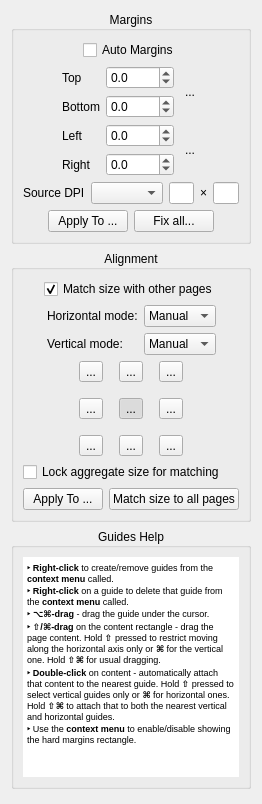
<?xml version="1.0" encoding="UTF-8"?>
<ui version="4.0">
 <class>page_layout::OptionsWidget</class>
 <widget class="QWidget" name="page_layout::OptionsWidget">
  <property name="geometry">
   <rect>
    <x>0</x>
    <y>0</y>
    <width>232</width>
    <height>804</height>
   </rect>
  </property>
  <property name="windowTitle">
   <string>Form</string>
  </property>
  <layout class="QVBoxLayout" name="verticalLayout_4">
   <item>
    <widget class="CollapsibleGroupBox" name="marginsGroup">
     <property name="title">
      <string>Margins</string>
     </property>
     <property name="alignment">
      <set>Qt::AlignCenter</set>
     </property>
     <layout class="QVBoxLayout" name="verticalLayout">
      <item>
       <layout class="QHBoxLayout" name="horizontalLayout">
        <item>
         <spacer name="horizontalSpacer_4">
          <property name="orientation">
           <enum>Qt::Horizontal</enum>
          </property>
          <property name="sizeHint" stdset="0">
           <size>
            <width>1</width>
            <height>1</height>
           </size>
          </property>
         </spacer>
        </item>
        <item>
         <widget class="QCheckBox" name="autoMargins">
          <property name="text">
           <string>Auto Margins</string>
          </property>
          <property name="checked">
           <bool>false</bool>
          </property>
         </widget>
        </item>
        <item>
         <spacer name="horizontalSpacer_2">
          <property name="orientation">
           <enum>Qt::Horizontal</enum>
          </property>
          <property name="sizeHint" stdset="0">
           <size>
            <width>1</width>
            <height>1</height>
           </size>
          </property>
         </spacer>
        </item>
       </layout>
      </item>
      <item>
       <layout class="QHBoxLayout" name="horizontalLayout_2">
        <item>
         <spacer name="horizontalSpacer_3">
          <property name="orientation">
           <enum>Qt::Horizontal</enum>
          </property>
          <property name="sizeHint" stdset="0">
           <size>
            <width>1</width>
            <height>1</height>
           </size>
          </property>
         </spacer>
        </item>
        <item>
         <layout class="QGridLayout" name="gridLayout">
          <item row="0" column="2" rowspan="2">
           <widget class="QToolButton" name="topBottomLink">
            <property name="minimumSize">
             <size>
              <width>20</width>
              <height>36</height>
             </size>
            </property>
            <property name="maximumSize">
             <size>
              <width>20</width>
              <height>36</height>
             </size>
            </property>
            <property name="styleSheet">
             <string notr="true">QToolButton:!hover {
  padding: 0;
  border: none;
  background-color: transparent;
}

QToolButton:hover {
  padding: 0;
  border: 1px solid palette(highlight);
  background-color: palette(base);
}

QToolButton:pressed {
  padding: 0;
  border: 1px solid palette(highlight);
  background-color: palette(alternative-base);
}</string>
            </property>
            <property name="text">
             <string>...</string>
            </property>
            <property name="icon">
             <iconset resource="../../../resources/resources.qrc">
              <normaloff>:/icons/stock-vchain.svg</normaloff>:/icons/stock-vchain.svg</iconset>
            </property>
            <property name="iconSize">
             <size>
              <width>18</width>
              <height>24</height>
             </size>
            </property>
           </widget>
          </item>
          <item row="0" column="0">
           <widget class="QLabel" name="label">
            <property name="text">
             <string>Top</string>
            </property>
           </widget>
          </item>
          <item row="3" column="0">
           <widget class="QLabel" name="label_4">
            <property name="text">
             <string>Right</string>
            </property>
           </widget>
          </item>
          <item row="2" column="0">
           <widget class="QLabel" name="label_3">
            <property name="text">
             <string>Left</string>
            </property>
           </widget>
          </item>
          <item row="2" column="2" rowspan="2">
           <widget class="QToolButton" name="leftRightLink">
            <property name="minimumSize">
             <size>
              <width>20</width>
              <height>36</height>
             </size>
            </property>
            <property name="maximumSize">
             <size>
              <width>20</width>
              <height>36</height>
             </size>
            </property>
            <property name="styleSheet">
             <string notr="true">QToolButton:!hover {
  padding: 0;
  border: none;
  background-color: transparent;
}

QToolButton:hover {
  padding: 0;
  border: 1px solid palette(highlight);
  background-color: palette(base);
}

QToolButton:pressed {
  padding: 0;
  border: 1px solid palette(highlight);
  background-color: palette(alternative-base);
}</string>
            </property>
            <property name="text">
             <string>...</string>
            </property>
            <property name="icon">
             <iconset resource="../../../resources/resources.qrc">
              <normaloff>:/icons/stock-vchain.svg</normaloff>:/icons/stock-vchain.svg</iconset>
            </property>
            <property name="iconSize">
             <size>
              <width>18</width>
              <height>24</height>
             </size>
            </property>
            <property name="checked">
             <bool>false</bool>
            </property>
           </widget>
          </item>
          <item row="0" column="1">
           <widget class="QDoubleSpinBox" name="topMarginSpinBox">
            <property name="decimals">
             <number>1</number>
            </property>
            <property name="minimum">
             <double>-9999.000000000000000</double>
            </property>
            <property name="maximum">
             <double>9999.000000000000000</double>
            </property>
           </widget>
          </item>
          <item row="1" column="1">
           <widget class="QDoubleSpinBox" name="bottomMarginSpinBox">
            <property name="decimals">
             <number>1</number>
            </property>
            <property name="minimum">
             <double>-9999.000000000000000</double>
            </property>
            <property name="maximum">
             <double>9999.000000000000000</double>
            </property>
           </widget>
          </item>
          <item row="2" column="1">
           <widget class="QDoubleSpinBox" name="leftMarginSpinBox">
            <property name="decimals">
             <number>1</number>
            </property>
            <property name="minimum">
             <double>-9999.000000000000000</double>
            </property>
            <property name="maximum">
             <double>9999.000000000000000</double>
            </property>
           </widget>
          </item>
          <item row="1" column="0">
           <widget class="QLabel" name="label_2">
            <property name="text">
             <string>Bottom</string>
            </property>
           </widget>
          </item>
          <item row="3" column="1">
           <widget class="QDoubleSpinBox" name="rightMarginSpinBox">
            <property name="decimals">
             <number>1</number>
            </property>
            <property name="minimum">
             <double>-9999.000000000000000</double>
            </property>
            <property name="maximum">
             <double>9999.000000000000000</double>
            </property>
           </widget>
          </item>
         </layout>
        </item>
        <item>
         <spacer name="horizontalSpacer">
          <property name="orientation">
           <enum>Qt::Horizontal</enum>
          </property>
          <property name="sizeHint" stdset="0">
           <size>
            <width>1</width>
            <height>1</height>
           </size>
          </property>
         </spacer>
        </item>
       </layout>
      </item>
      <item>
       <layout class="QHBoxLayout" name="sourceDpiLayout">
        <item>
         <widget class="QLabel" name="sourceDpiLabel">
          <property name="text">
           <string>Source DPI</string>
          </property>
         </widget>
        </item>
        <item>
         <widget class="QComboBox" name="sourceDpiCombo"/>
        </item>
        <item>
         <widget class="QLineEdit" name="sourceXDpi">
          <property name="maximumSize">
           <size>
            <width>40</width>
            <height>16777215</height>
           </size>
          </property>
         </widget>
        </item>
        <item>
         <widget class="QLabel" name="sourceDpiTimesLabel">
          <property name="text">
           <string notr="true">×</string>
          </property>
         </widget>
        </item>
        <item>
         <widget class="QLineEdit" name="sourceYDpi">
          <property name="maximumSize">
           <size>
            <width>40</width>
            <height>16777215</height>
           </size>
          </property>
         </widget>
        </item>
       </layout>
      </item>
      <item>
       <layout class="QHBoxLayout" name="horizontalLayout_5">
        <item>
         <spacer name="horizontalSpacer_9">
          <property name="orientation">
           <enum>Qt::Horizontal</enum>
          </property>
          <property name="sizeHint" stdset="0">
           <size>
            <width>1</width>
            <height>1</height>
           </size>
          </property>
         </spacer>
        </item>
        <item>
         <widget class="QPushButton" name="applyMarginsBtn">
          <property name="text">
           <string>Apply To ...</string>
          </property>
         </widget>
        </item>
        <item>
         <widget class="QPushButton" name="fixDpiBtn">
          <property name="text">
           <string>Fix all...</string>
          </property>
         </widget>
        </item>
        <item>
         <spacer name="horizontalSpacer_10">
          <property name="orientation">
           <enum>Qt::Horizontal</enum>
          </property>
          <property name="sizeHint" stdset="0">
           <size>
            <width>1</width>
            <height>1</height>
           </size>
          </property>
         </spacer>
        </item>
       </layout>
      </item>
     </layout>
    </widget>
   </item>
   <item>
    <widget class="CollapsibleGroupBox" name="alignmentGroup">
     <property name="title">
      <string>Alignment</string>
     </property>
     <property name="alignment">
      <set>Qt::AlignCenter</set>
     </property>
     <layout class="QVBoxLayout" name="verticalLayout_2">
      <property name="topMargin">
       <number>9</number>
      </property>
      <property name="rightMargin">
       <number>9</number>
      </property>
      <item>
       <layout class="QHBoxLayout" name="horizontalLayout_7">
        <item>
         <spacer name="horizontalSpacer_7">
          <property name="orientation">
           <enum>Qt::Horizontal</enum>
          </property>
          <property name="sizeHint" stdset="0">
           <size>
            <width>1</width>
            <height>1</height>
           </size>
          </property>
         </spacer>
        </item>
        <item>
         <widget class="QCheckBox" name="alignWithOthersCB">
          <property name="text">
           <string>Match size with other pages</string>
          </property>
          <property name="checked">
           <bool>true</bool>
          </property>
         </widget>
        </item>
        <item>
         <spacer name="horizontalSpacer_8">
          <property name="orientation">
           <enum>Qt::Horizontal</enum>
          </property>
          <property name="sizeHint" stdset="0">
           <size>
            <width>1</width>
            <height>1</height>
           </size>
          </property>
         </spacer>
        </item>
       </layout>
      </item>
      <item>
       <layout class="QHBoxLayout" name="horizontalLayout_9">
        <item>
         <spacer name="horizontalSpacer_17">
          <property name="orientation">
           <enum>Qt::Horizontal</enum>
          </property>
          <property name="sizeHint" stdset="0">
           <size>
            <width>1</width>
            <height>1</height>
           </size>
          </property>
         </spacer>
        </item>
        <item>
         <layout class="QGridLayout" name="gridLayout_3">
          <item row="0" column="0">
           <widget class="QLabel" name="hAlignmentModeLabel">
            <property name="text">
             <string>Horizontal mode:</string>
            </property>
           </widget>
          </item>
          <item row="1" column="0">
           <widget class="QLabel" name="vAlignmentModeLabel">
            <property name="text">
             <string>Vertical mode:</string>
            </property>
           </widget>
          </item>
          <item row="0" column="1">
           <widget class="QComboBox" name="hAlignmentModeCB">
            <property name="currentIndex">
             <number>1</number>
            </property>
            <item>
             <property name="text">
              <string comment="auto">Auto</string>
             </property>
            </item>
            <item>
             <property name="text">
              <string comment="manual">Manual</string>
             </property>
            </item>
            <item>
             <property name="text">
              <string comment="original">Original</string>
             </property>
            </item>
           </widget>
          </item>
          <item row="1" column="1">
           <widget class="QComboBox" name="vAlignmentModeCB">
            <property name="currentIndex">
             <number>1</number>
            </property>
            <item>
             <property name="text">
              <string comment="auto">Auto</string>
             </property>
            </item>
            <item>
             <property name="text">
              <string comment="manual">Manual</string>
             </property>
            </item>
            <item>
             <property name="text">
              <string comment="original">Original</string>
             </property>
            </item>
           </widget>
          </item>
         </layout>
        </item>
        <item>
         <spacer name="horizontalSpacer_18">
          <property name="orientation">
           <enum>Qt::Horizontal</enum>
          </property>
          <property name="sizeHint" stdset="0">
           <size>
            <width>1</width>
            <height>1</height>
           </size>
          </property>
         </spacer>
        </item>
       </layout>
      </item>
      <item>
       <layout class="QHBoxLayout" name="horizontalLayout_4">
        <item>
         <spacer name="horizontalSpacer_6">
          <property name="orientation">
           <enum>Qt::Horizontal</enum>
          </property>
          <property name="sizeHint" stdset="0">
           <size>
            <width>1</width>
            <height>1</height>
           </size>
          </property>
         </spacer>
        </item>
        <item>
         <layout class="QGridLayout" name="gridLayout_2">
          <property name="spacing">
           <number>16</number>
          </property>
          <item row="0" column="0">
           <widget class="QToolButton" name="alignTopLeftBtn">
            <property name="text">
             <string>...</string>
            </property>
            <property name="icon">
             <iconset resource="../../../resources/resources.qrc">
              <normaloff>:/icons/stock-gravity-north-west.svg</normaloff>:/icons/stock-gravity-north-west.svg</iconset>
            </property>
            <property name="iconSize">
             <size>
              <width>24</width>
              <height>24</height>
             </size>
            </property>
            <property name="checkable">
             <bool>true</bool>
            </property>
            <property name="autoExclusive">
             <bool>true</bool>
            </property>
           </widget>
          </item>
          <item row="0" column="1">
           <widget class="QToolButton" name="alignTopBtn">
            <property name="text">
             <string>...</string>
            </property>
            <property name="icon">
             <iconset resource="../../../resources/resources.qrc">
              <normaloff>:/icons/stock-gravity-north.svg</normaloff>:/icons/stock-gravity-north.svg</iconset>
            </property>
            <property name="iconSize">
             <size>
              <width>24</width>
              <height>24</height>
             </size>
            </property>
            <property name="checkable">
             <bool>true</bool>
            </property>
            <property name="autoExclusive">
             <bool>true</bool>
            </property>
           </widget>
          </item>
          <item row="0" column="2">
           <widget class="QToolButton" name="alignTopRightBtn">
            <property name="text">
             <string>...</string>
            </property>
            <property name="icon">
             <iconset resource="../../../resources/resources.qrc">
              <normaloff>:/icons/stock-gravity-north-east.svg</normaloff>:/icons/stock-gravity-north-east.svg</iconset>
            </property>
            <property name="iconSize">
             <size>
              <width>24</width>
              <height>24</height>
             </size>
            </property>
            <property name="checkable">
             <bool>true</bool>
            </property>
            <property name="autoExclusive">
             <bool>true</bool>
            </property>
           </widget>
          </item>
          <item row="1" column="0">
           <widget class="QToolButton" name="alignLeftBtn">
            <property name="text">
             <string>...</string>
            </property>
            <property name="icon">
             <iconset resource="../../../resources/resources.qrc">
              <normaloff>:/icons/stock-gravity-west.svg</normaloff>:/icons/stock-gravity-west.svg</iconset>
            </property>
            <property name="iconSize">
             <size>
              <width>24</width>
              <height>24</height>
             </size>
            </property>
            <property name="checkable">
             <bool>true</bool>
            </property>
            <property name="autoExclusive">
             <bool>true</bool>
            </property>
           </widget>
          </item>
          <item row="1" column="1">
           <widget class="QToolButton" name="alignCenterBtn">
            <property name="text">
             <string>...</string>
            </property>
            <property name="icon">
             <iconset resource="../../../resources/resources.qrc">
              <normaloff>:/icons/stock-center.svg</normaloff>:/icons/stock-center.svg</iconset>
            </property>
            <property name="iconSize">
             <size>
              <width>24</width>
              <height>24</height>
             </size>
            </property>
            <property name="checkable">
             <bool>true</bool>
            </property>
            <property name="checked">
             <bool>true</bool>
            </property>
            <property name="autoExclusive">
             <bool>true</bool>
            </property>
           </widget>
          </item>
          <item row="1" column="2">
           <widget class="QToolButton" name="alignRightBtn">
            <property name="text">
             <string>...</string>
            </property>
            <property name="icon">
             <iconset resource="../../../resources/resources.qrc">
              <normaloff>:/icons/stock-gravity-east.svg</normaloff>:/icons/stock-gravity-east.svg</iconset>
            </property>
            <property name="iconSize">
             <size>
              <width>24</width>
              <height>24</height>
             </size>
            </property>
            <property name="checkable">
             <bool>true</bool>
            </property>
            <property name="autoExclusive">
             <bool>true</bool>
            </property>
           </widget>
          </item>
          <item row="2" column="0">
           <widget class="QToolButton" name="alignBottomLeftBtn">
            <property name="text">
             <string>...</string>
            </property>
            <property name="icon">
             <iconset resource="../../../resources/resources.qrc">
              <normaloff>:/icons/stock-gravity-south-west.svg</normaloff>:/icons/stock-gravity-south-west.svg</iconset>
            </property>
            <property name="iconSize">
             <size>
              <width>24</width>
              <height>24</height>
             </size>
            </property>
            <property name="checkable">
             <bool>true</bool>
            </property>
            <property name="autoExclusive">
             <bool>true</bool>
            </property>
           </widget>
          </item>
          <item row="2" column="1">
           <widget class="QToolButton" name="alignBottomBtn">
            <property name="text">
             <string>...</string>
            </property>
            <property name="icon">
             <iconset resource="../../../resources/resources.qrc">
              <normaloff>:/icons/stock-gravity-south.svg</normaloff>:/icons/stock-gravity-south.svg</iconset>
            </property>
            <property name="iconSize">
             <size>
              <width>24</width>
              <height>24</height>
             </size>
            </property>
            <property name="checkable">
             <bool>true</bool>
            </property>
            <property name="autoExclusive">
             <bool>true</bool>
            </property>
           </widget>
          </item>
          <item row="2" column="2">
           <widget class="QToolButton" name="alignBottomRightBtn">
            <property name="text">
             <string>...</string>
            </property>
            <property name="icon">
             <iconset resource="../../../resources/resources.qrc">
              <normaloff>:/icons/stock-gravity-south-east.svg</normaloff>:/icons/stock-gravity-south-east.svg</iconset>
            </property>
            <property name="iconSize">
             <size>
              <width>24</width>
              <height>24</height>
             </size>
            </property>
            <property name="checkable">
             <bool>true</bool>
            </property>
            <property name="autoExclusive">
             <bool>true</bool>
            </property>
           </widget>
          </item>
         </layout>
        </item>
        <item>
         <spacer name="horizontalSpacer_5">
          <property name="orientation">
           <enum>Qt::Horizontal</enum>
          </property>
          <property name="sizeHint" stdset="0">
           <size>
            <width>1</width>
            <height>1</height>
           </size>
          </property>
         </spacer>
        </item>
       </layout>
      </item>
      <item>
       <widget class="QCheckBox" name="freezeAggregateHardSizeCb">
        <property name="toolTip">
         <string>Keep the aggregate page size used for matching fixed while you switch pages, so the reference dimensions do not jump.</string>
        </property>
        <property name="text">
         <string>Lock aggregate size for matching</string>
        </property>
       </widget>
      </item>
      <item>
       <layout class="QHBoxLayout" name="horizontalLayout_6">
        <item>
         <spacer name="horizontalSpacer_11">
          <property name="orientation">
           <enum>Qt::Horizontal</enum>
          </property>
          <property name="sizeHint" stdset="0">
           <size>
            <width>1</width>
            <height>1</height>
           </size>
          </property>
         </spacer>
        </item>
        <item>
         <widget class="QPushButton" name="applyAlignmentBtn">
          <property name="text">
           <string>Apply To ...</string>
          </property>
         </widget>
        </item>
        <item>
         <widget class="QPushButton" name="matchSizeToAllBtn">
          <property name="text">
           <string>Match size to all pages</string>
          </property>
          <property name="toolTip">
           <string>Apply &quot;Match size with other pages&quot; to every page so they all share the same output size.</string>
          </property>
         </widget>
        </item>
        <item>
         <spacer name="horizontalSpacer_12">
          <property name="orientation">
           <enum>Qt::Horizontal</enum>
          </property>
          <property name="sizeHint" stdset="0">
           <size>
            <width>1</width>
            <height>1</height>
           </size>
          </property>
         </spacer>
        </item>
       </layout>
      </item>
     </layout>
    </widget>
   </item>
   <item>
    <widget class="CollapsibleGroupBox" name="groupBox">
     <property name="sizePolicy">
      <sizepolicy hsizetype="Preferred" vsizetype="Preferred">
       <horstretch>0</horstretch>
       <verstretch>0</verstretch>
      </sizepolicy>
     </property>
     <property name="title">
      <string>Guides Help</string>
     </property>
     <property name="alignment">
      <set>Qt::AlignCenter</set>
     </property>
     <layout class="QVBoxLayout" name="verticalLayout_6">
      <property name="sizeConstraint">
       <enum>QLayout::SetDefaultConstraint</enum>
      </property>
      <item>
       <widget class="QTextBrowser" name="textBrowser">
        <property name="sizePolicy">
         <sizepolicy hsizetype="Expanding" vsizetype="Expanding">
          <horstretch>0</horstretch>
          <verstretch>0</verstretch>
         </sizepolicy>
        </property>
        <property name="minimumSize">
         <size>
          <width>0</width>
          <height>220</height>
         </size>
        </property>
        <property name="baseSize">
         <size>
          <width>0</width>
          <height>0</height>
         </size>
        </property>
        <property name="acceptDrops">
         <bool>false</bool>
        </property>
        <property name="toolTip">
         <string/>
        </property>
        <property name="toolTipDuration">
         <number>-1</number>
        </property>
        <property name="statusTip">
         <string/>
        </property>
        <property name="autoFillBackground">
         <bool>false</bool>
        </property>
        <property name="frameShape">
         <enum>QFrame::NoFrame</enum>
        </property>
        <property name="frameShadow">
         <enum>QFrame::Plain</enum>
        </property>
        <property name="verticalScrollBarPolicy">
         <enum>Qt::ScrollBarAlwaysOff</enum>
        </property>
        <property name="horizontalScrollBarPolicy">
         <enum>Qt::ScrollBarAlwaysOff</enum>
        </property>
        <property name="sizeAdjustPolicy">
         <enum>QAbstractScrollArea::AdjustToContentsOnFirstShow</enum>
        </property>
        <property name="autoFormatting">
         <set>QTextEdit::AutoNone</set>
        </property>
        <property name="lineWrapMode">
         <enum>QTextEdit::WidgetWidth</enum>
        </property>
        <property name="readOnly">
         <bool>true</bool>
        </property>
        <property name="html">
         <string>&lt;!DOCTYPE HTML PUBLIC &quot;-//W3C//DTD HTML 4.0//EN&quot; &quot;http://www.w3.org/TR/REC-html40/strict.dtd&quot;&gt;
&lt;html&gt;&lt;head&gt;&lt;meta name=&quot;qrichtext&quot; content=&quot;1&quot; /&gt;&lt;style type=&quot;text/css&quot;&gt;
p, li { white-space: pre-wrap; }
&lt;/style&gt;&lt;/head&gt;&lt;body style=&quot; font-family:'MS Shell Dlg 2'; font-size:8.25pt; font-weight:400; font-style:normal;&quot;&gt;
&lt;p style=&quot; margin-top:0px; margin-bottom:0px; margin-left:0px; margin-right:0px; -qt-block-indent:0; text-indent:0px;&quot;&gt;&lt;span style=&quot; font-size:7pt; font-weight:600;&quot;&gt;‣ Right-click&lt;/span&gt;&lt;span style=&quot; font-size:7pt;&quot;&gt; to create/remove guides from the &lt;/span&gt;&lt;span style=&quot; font-size:7pt; font-weight:600;&quot;&gt;context menu&lt;/span&gt;&lt;span style=&quot; font-size:7pt;&quot;&gt; called.&lt;/span&gt;&lt;/p&gt;
&lt;p style=&quot; margin-top:0px; margin-bottom:0px; margin-left:0px; margin-right:0px; -qt-block-indent:0; text-indent:0px;&quot;&gt;&lt;span style=&quot; font-size:7pt; font-weight:600;&quot;&gt;‣ Right-click&lt;/span&gt;&lt;span style=&quot; font-size:7pt;&quot;&gt; on a guide to delete that guide from the &lt;/span&gt;&lt;span style=&quot; font-size:7pt; font-weight:600;&quot;&gt;context menu&lt;/span&gt;&lt;span style=&quot; font-size:7pt;&quot;&gt; called.&lt;/span&gt;&lt;/p&gt;
&lt;p style=&quot; margin-top:0px; margin-bottom:0px; margin-left:0px; margin-right:0px; -qt-block-indent:0; text-indent:0px;&quot;&gt;&lt;span style=&quot; font-size:7pt; font-weight:600;&quot;&gt;‣ ⌥⌘-drag&lt;/span&gt;&lt;span style=&quot; font-size:7pt;&quot;&gt; - drag the guide under the cursor.&lt;/span&gt;&lt;/p&gt;
&lt;p style=&quot; margin-top:0px; margin-bottom:0px; margin-left:0px; margin-right:0px; -qt-block-indent:0; text-indent:0px;&quot;&gt;&lt;span style=&quot; font-size:7pt; font-weight:600;&quot;&gt;‣ ⇧/⌘-drag&lt;/span&gt;&lt;span style=&quot; font-size:7pt;&quot;&gt; on the content rectangle - drag the page content. Hold &lt;/span&gt;&lt;span style=&quot; font-size:7pt; font-weight:600;&quot;&gt;⇧&lt;/span&gt;&lt;span style=&quot; font-size:7pt;&quot;&gt; pressed to restrict moving along the horizontal axis only or &lt;/span&gt;&lt;span style=&quot; font-size:7pt; font-weight:600;&quot;&gt;⌘&lt;/span&gt;&lt;span style=&quot; font-size:7pt;&quot;&gt; for the vertical one. Hold &lt;/span&gt;&lt;span style=&quot; font-size:7pt; font-weight:600;&quot;&gt;⇧⌘&lt;/span&gt;&lt;span style=&quot; font-size:7pt;&quot;&gt; for usual dragging.&lt;/span&gt;&lt;/p&gt;
&lt;p style=&quot; margin-top:0px; margin-bottom:0px; margin-left:0px; margin-right:0px; -qt-block-indent:0; text-indent:0px;&quot;&gt;&lt;span style=&quot; font-size:7pt; font-weight:600;&quot;&gt;‣ Double-click&lt;/span&gt;&lt;span style=&quot; font-size:7pt;&quot;&gt; on content - automatically attach that content to the nearest guide. Hold &lt;/span&gt;&lt;span style=&quot; font-size:7pt; font-weight:600;&quot;&gt;⇧&lt;/span&gt;&lt;span style=&quot; font-size:7pt;&quot;&gt; pressed to select vertical guides only or &lt;/span&gt;&lt;span style=&quot; font-size:7pt; font-weight:600;&quot;&gt;⌘&lt;/span&gt;&lt;span style=&quot; font-size:7pt;&quot;&gt; for horizontal ones. Hold &lt;/span&gt;&lt;span style=&quot; font-size:7pt; font-weight:600;&quot;&gt;⇧⌘&lt;/span&gt;&lt;span style=&quot; font-size:7pt;&quot;&gt; to attach that to both the nearest vertical and horizontal guides.&lt;/span&gt;&lt;/p&gt;
&lt;p style=&quot; margin-top:0px; margin-bottom:0px; margin-left:0px; margin-right:0px; -qt-block-indent:0; text-indent:0px;&quot;&gt;&lt;span style=&quot; font-size:7pt; font-weight:600;&quot;&gt;‣&lt;/span&gt;&lt;span style=&quot; font-size:7pt;&quot;&gt; Use the &lt;/span&gt;&lt;span style=&quot; font-size:7pt; font-weight:600;&quot;&gt;context menu&lt;/span&gt;&lt;span style=&quot; font-size:7pt;&quot;&gt; to enable/disable showing the hard margins rectangle.&lt;/span&gt;&lt;/p&gt;&lt;/body&gt;&lt;/html&gt;</string>
        </property>
        <property name="textInteractionFlags">
         <set>Qt::TextSelectableByKeyboard|Qt::TextSelectableByMouse</set>
        </property>
       </widget>
      </item>
     </layout>
    </widget>
   </item>
   <item>
    <spacer name="verticalSpacer">
     <property name="orientation">
      <enum>Qt::Vertical</enum>
     </property>
     <property name="sizeHint" stdset="0">
      <size>
       <width>188</width>
       <height>11</height>
      </size>
     </property>
    </spacer>
   </item>
  </layout>
 </widget>
 <customwidgets>
  <customwidget>
   <class>CollapsibleGroupBox</class>
   <extends>QGroupBox</extends>
   <header location="global">CollapsibleGroupBox.h</header>
   <container>1</container>
  </customwidget>
 </customwidgets>
 <resources>
  <include location="../../../resources/resources.qrc"/>
 </resources>
 <connections/>
</ui>
